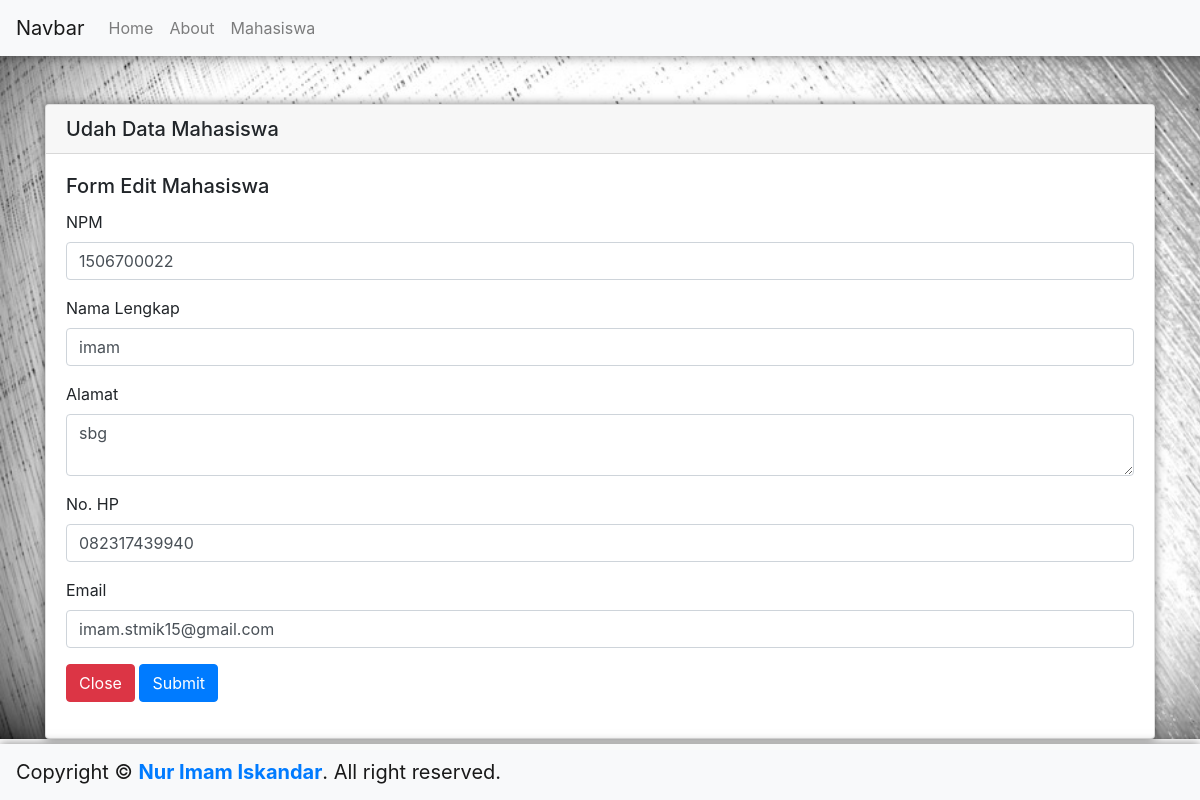
/page_edit.php?id=4, run on the app's committed database.
### tables this page shows
CREATE TABLE `mahasiswa` (
  `id` int(11) NOT NULL,
  `npm` int(255) NOT NULL,
  `nama` varchar(255) NOT NULL,
  `alamat` text NOT NULL,
  `nohp` varchar(255) NOT NULL,
  `email` varchar(255) NOT NULL,
  `waktu` timestamp NOT NULL DEFAULT CURRENT_TIMESTAMP ON UPDATE CURRENT_TIMESTAMP
);

### page_edit.php (the view, shortened to what this page needs)
<?php include '_header.php'; ?>
<div class="container mt-5">
  <div class="card im-box">
    <h5 class="card-header">Udah Data Mahasiswa</h5>
    <div class="card-body">
      <h5 class="card-title">Form Edit Mahasiswa</h5>
      <?php
      $id = $_GET['id'];
      $data = mysqli_query($con, "SELECT * FROM mahasiswa WHERE id = $id");
      foreach ($data as $row) : ?>
        <form action="proses_edit.php" method="POST">
          <div class="form-group">
            <label for="">NPM</label>
            <input type="text" name="npm" class="form-control" value="<?= $row['npm'] ?>">
          </div>
          <div class="form-group">
            <label for="">Nama Lengkap</label>
            <input type="text" name="nama" class="form-control" value="<?= $row['nama'] ?>">
          </div>
          <div class="form-group">
            <label for="">Alamat</label>
            <textarea name="alamat" rows="2" class="form-control"><?= $row['alamat'] ?></textarea>
          </div>
          <div class="form-group">
            <label for="">No. HP</label>
            <input type="text" name="nohp" class="form-control" value="<?= $row['nohp'] ?>">
          </div>
          <div class="form-group">
            <label for="">Email</label>
            <input type="email" name="email" class="form-control" value="<?= $row['email'] ?>">
          </div>
          <div class="form-group">
            <button type="reset" class="btn btn-danger ">Close</button>
            <button type="submit" name="submit" class="btn btn-primary ">Submit</button>
          </div>
        </form>
      <?php endforeach; ?>
    </div>
  </div>
</div>
<?php include '_footer.php'; ?>

### assets/style.css (style rules this page uses)
body { background: url(../assets/bg.jpg) no-repeat; background-size: cover; }
.navbar, .im-box { box-shadow: 0 0 10px 0 rgba(0, 0, 0, 0.5); }

### data on the page
mahasiswa: npm "1506700022", nama "imam", alamat "sbg", nohp "082317439940", email "imam.stmik15@gmail.com"
